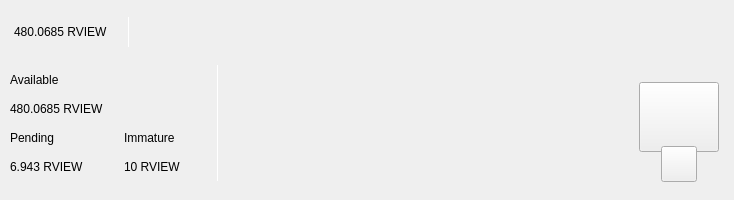
<?xml version="1.0" encoding="UTF-8"?>
<ui version="4.0">
 <class>TopBar</class>
 <widget class="QWidget" name="TopBar">
  <property name="geometry">
   <rect>
    <x>0</x>
    <y>0</y>
    <width>734</width>
    <height>200</height>
   </rect>
  </property>
  <property name="minimumSize">
   <size>
    <width>0</width>
    <height>200</height>
   </size>
  </property>
  <property name="maximumSize">
   <size>
    <width>16777215</width>
    <height>200</height>
   </size>
  </property>
  <property name="windowTitle">
   <string>Form</string>
  </property>
  <layout class="QVBoxLayout" name="verticalLayout_10" stretch="0">
   <property name="spacing">
    <number>0</number>
   </property>
   <property name="leftMargin">
    <number>0</number>
   </property>
   <property name="topMargin">
    <number>0</number>
   </property>
   <property name="rightMargin">
    <number>0</number>
   </property>
   <property name="bottomMargin">
    <number>0</number>
   </property>
   <item>
    <widget class="QWidget" name="containerTop" native="true">
     <layout class="QVBoxLayout" name="verticalLayout_11">
      <property name="spacing">
       <number>0</number>
      </property>
      <property name="leftMargin">
       <number>0</number>
      </property>
      <property name="topMargin">
       <number>0</number>
      </property>
      <property name="rightMargin">
       <number>0</number>
      </property>
      <property name="bottomMargin">
       <number>0</number>
      </property>
      <item>
       <widget class="QWidget" name="top_container_2" native="true">
        <property name="minimumSize">
         <size>
          <width>0</width>
          <height>65</height>
         </size>
        </property>
        <layout class="QHBoxLayout" name="top_container">
         <property name="spacing">
          <number>0</number>
         </property>
         <property name="leftMargin">
          <number>14</number>
         </property>
         <property name="topMargin">
          <number>0</number>
         </property>
         <property name="rightMargin">
          <number>14</number>
         </property>
         <property name="bottomMargin">
          <number>0</number>
         </property>
         <item alignment="Qt::AlignVCenter">
          <widget class="QWidget" name="widgetTopAmount" native="true">
           <property name="sizePolicy">
            <sizepolicy hsizetype="Preferred" vsizetype="Maximum">
             <horstretch>0</horstretch>
             <verstretch>0</verstretch>
            </sizepolicy>
           </property>
           <layout class="QHBoxLayout" name="horizontalLayout_5">
            <property name="spacing">
             <number>0</number>
            </property>
            <property name="leftMargin">
             <number>0</number>
            </property>
            <property name="topMargin">
             <number>0</number>
            </property>
            <property name="rightMargin">
             <number>0</number>
            </property>
            <property name="bottomMargin">
             <number>0</number>
            </property>
            <item alignment="Qt::AlignTop">
             <widget class="QLabel" name="labelAmountTopRview">
              <property name="minimumSize">
               <size>
                <width>0</width>
                <height>36</height>
               </size>
              </property>
              <property name="styleSheet">
               <string notr="true">padding:0px;margin:0px;</string>
              </property>
              <property name="text">
               <string>480.0685 RVIEW</string>
              </property>
             </widget>
            </item>
            <item>
             <spacer name="horizontalSpacer_11">
              <property name="orientation">
               <enum>Qt::Horizontal</enum>
              </property>
              <property name="sizeType">
               <enum>QSizePolicy::Fixed</enum>
              </property>
              <property name="sizeHint" stdset="0">
               <size>
                <width>20</width>
                <height>20</height>
               </size>
              </property>
             </spacer>
            </item>
            <item alignment="Qt::AlignVCenter">
             <widget class="QLabel" name="label_16">
              <property name="minimumSize">
               <size>
                <width>1</width>
                <height>30</height>
               </size>
              </property>
              <property name="maximumSize">
               <size>
                <width>1</width>
                <height>30</height>
               </size>
              </property>
              <property name="styleSheet">
               <string notr="true">background-color:white;
padding:0px;
border:none;</string>
              </property>
              <property name="text">
               <string/>
              </property>
             </widget>
            </item>
            <item>
             <spacer name="horizontalSpacer_12">
              <property name="orientation">
               <enum>Qt::Horizontal</enum>
              </property>
              <property name="sizeType">
               <enum>QSizePolicy::Fixed</enum>
              </property>
              <property name="sizeHint" stdset="0">
               <size>
                <width>20</width>
                <height>20</height>
               </size>
              </property>
             </spacer>
            </item>
           </layout>
          </widget>
         </item>
         <item>
          <spacer name="horizontalSpacer">
           <property name="orientation">
            <enum>Qt::Horizontal</enum>
           </property>
           <property name="sizeHint" stdset="0">
            <size>
             <width>40</width>
             <height>20</height>
            </size>
           </property>
          </spacer>
         </item>
         <item>
          <layout class="QHBoxLayout" name="horizontalLayout_4">
           <property name="spacing">
            <number>12</number>
           </property>
           <property name="rightMargin">
            <number>0</number>
           </property>
           <item alignment="Qt::AlignRight">
            <widget class="QWidget" name="layoutSync" native="true">
             <property name="minimumSize">
              <size>
               <width>0</width>
               <height>36</height>
              </size>
             </property>
             <property name="maximumSize">
              <size>
               <width>16777215</width>
               <height>36</height>
              </size>
             </property>
             <layout class="QVBoxLayout" name="verticalLayout_9">
              <property name="leftMargin">
               <number>0</number>
              </property>
              <property name="topMargin">
               <number>0</number>
              </property>
              <property name="rightMargin">
               <number>0</number>
              </property>
              <property name="bottomMargin">
               <number>0</number>
              </property>
              <item>
               <widget class="ExpandableButton" name="pushButtonSync" native="true">
                <property name="minimumSize">
                 <size>
                  <width>36</width>
                  <height>36</height>
                 </size>
                </property>
                <property name="maximumSize">
                 <size>
                  <width>16777215</width>
                  <height>36</height>
                 </size>
                </property>
               </widget>
              </item>
             </layout>
            </widget>
           </item>
           <item>
            <widget class="ExpandableButton" name="pushButtonMint" native="true">
             <property name="minimumSize">
              <size>
               <width>36</width>
               <height>36</height>
              </size>
             </property>
            </widget>
           </item>
           <item>
            <widget class="ExpandableButton" name="pushButtonStack" native="true">
             <property name="minimumSize">
              <size>
               <width>36</width>
               <height>36</height>
              </size>
             </property>
            </widget>
           </item>
           <item>
            <widget class="ExpandableButton" name="pushButtonConnection" native="true">
             <property name="minimumSize">
              <size>
               <width>36</width>
               <height>36</height>
              </size>
             </property>
            </widget>
           </item>
           <item>
            <widget class="ExpandableButton" name="pushButtonLock" native="true">
             <property name="sizePolicy">
              <sizepolicy hsizetype="Expanding" vsizetype="Expanding">
               <horstretch>0</horstretch>
               <verstretch>0</verstretch>
              </sizepolicy>
             </property>
             <property name="minimumSize">
              <size>
               <width>36</width>
               <height>0</height>
              </size>
             </property>
            </widget>
           </item>
           <item>
            <widget class="ExpandableButton" name="pushButtonTheme" native="true">
             <property name="minimumSize">
              <size>
               <width>36</width>
               <height>36</height>
              </size>
             </property>
             <property name="maximumSize">
              <size>
               <width>16777215</width>
               <height>36</height>
              </size>
             </property>
            </widget>
           </item>
           <item>
            <widget class="ExpandableButton" name="pushButtonFAQ" native="true">
             <property name="minimumSize">
              <size>
               <width>36</width>
               <height>36</height>
              </size>
             </property>
            </widget>
           </item>
          </layout>
         </item>
        </layout>
       </widget>
      </item>
      <item>
       <widget class="QWidget" name="bottom_container" native="true">
        <property name="minimumSize">
         <size>
          <width>0</width>
          <height>135</height>
         </size>
        </property>
        <layout class="QHBoxLayout" name="botton_container">
         <property name="leftMargin">
          <number>10</number>
         </property>
         <property name="topMargin">
          <number>0</number>
         </property>
         <property name="rightMargin">
          <number>10</number>
         </property>
         <property name="bottomMargin">
          <number>10</number>
         </property>
         <item>
          <layout class="QHBoxLayout" name="horizontalLayout_3">
           <property name="bottomMargin">
            <number>9</number>
           </property>
           <item>
            <layout class="QVBoxLayout" name="verticalLayout_7">
             <property name="spacing">
              <number>0</number>
             </property>
             <property name="leftMargin">
              <number>0</number>
             </property>
             <property name="rightMargin">
              <number>30</number>
             </property>
             <item>
              <layout class="QVBoxLayout" name="verticalLayout_2">
               <item>
                <widget class="QLabel" name="labelTitle1">
                 <property name="text">
                  <string>Available</string>
                 </property>
                </widget>
               </item>
               <item>
                <widget class="QLabel" name="labelAmountRview">
                 <property name="text">
                  <string>480.0685 RVIEW</string>
                 </property>
                </widget>
               </item>
              </layout>
             </item>
             <item>
              <layout class="QHBoxLayout" name="horizontalLayout_2">
               <property name="spacing">
                <number>0</number>
               </property>
               <item>
                <layout class="QVBoxLayout" name="verticalLayout_3">
                 <item>
                  <widget class="QLabel" name="labelTitle3">
                   <property name="text">
                    <string>Pending</string>
                   </property>
                  </widget>
                 </item>
                 <item>
                  <widget class="QLabel" name="labelPendingRview">
                   <property name="text">
                    <string>6.943 RVIEW</string>
                   </property>
                  </widget>
                 </item>
                </layout>
               </item>
               <item>
                <spacer name="horizontalSpacer_3">
                 <property name="orientation">
                  <enum>Qt::Horizontal</enum>
                 </property>
                 <property name="sizeType">
                  <enum>QSizePolicy::Fixed</enum>
                 </property>
                 <property name="sizeHint" stdset="0">
                  <size>
                   <width>40</width>
                   <height>20</height>
                  </size>
                 </property>
                </spacer>
               </item>
               <item>
                <layout class="QVBoxLayout" name="verticalLayout_4">
                 <item>
                  <widget class="QLabel" name="labelTitle4">
                   <property name="text">
                    <string>Immature</string>
                   </property>
                  </widget>
                 </item>
                 <item>
                  <widget class="QLabel" name="labelImmatureRview">
                   <property name="text">
                    <string>10 RVIEW</string>
                   </property>
                  </widget>
                 </item>
                </layout>
               </item>
              </layout>
             </item>
            </layout>
           </item>
           <item>
            <widget class="QLabel" name="label_9">
             <property name="minimumSize">
              <size>
               <width>1</width>
               <height>100</height>
              </size>
             </property>
             <property name="maximumSize">
              <size>
               <width>1</width>
               <height>16777215</height>
              </size>
             </property>
             <property name="styleSheet">
              <string notr="true">background-color:white;
padding:0px;
border:none;</string>
             </property>
             <property name="text">
              <string/>
             </property>
            </widget>
           </item>
          </layout>
         </item>
         <item>
          <spacer name="horizontalSpacer_2">
           <property name="orientation">
            <enum>Qt::Horizontal</enum>
           </property>
           <property name="sizeHint" stdset="0">
            <size>
             <width>40</width>
             <height>20</height>
            </size>
           </property>
          </spacer>
         </item>
         <item alignment="Qt::AlignHCenter|Qt::AlignVCenter">
          <widget class="QWidget" name="qrContainer" native="true">
           <property name="sizePolicy">
            <sizepolicy hsizetype="Preferred" vsizetype="Minimum">
             <horstretch>0</horstretch>
             <verstretch>0</verstretch>
            </sizepolicy>
           </property>
           <property name="minimumSize">
            <size>
             <width>90</width>
             <height>110</height>
            </size>
           </property>
           <property name="maximumSize">
            <size>
             <width>90</width>
             <height>110</height>
            </size>
           </property>
           <layout class="QVBoxLayout" name="containerQR">
            <property name="spacing">
             <number>0</number>
            </property>
            <property name="leftMargin">
             <number>5</number>
            </property>
            <property name="topMargin">
             <number>10</number>
            </property>
            <property name="rightMargin">
             <number>5</number>
            </property>
            <property name="bottomMargin">
             <number>0</number>
            </property>
            <item>
             <widget class="QPushButton" name="btnQr">
              <property name="minimumSize">
               <size>
                <width>70</width>
                <height>70</height>
               </size>
              </property>
              <property name="maximumSize">
               <size>
                <width>16777215</width>
                <height>70</height>
               </size>
              </property>
              <property name="text">
               <string/>
              </property>
              <property name="iconSize">
               <size>
                <width>70</width>
                <height>70</height>
               </size>
              </property>
             </widget>
            </item>
            <item>
             <spacer name="verticalSpacer">
              <property name="orientation">
               <enum>Qt::Vertical</enum>
              </property>
              <property name="sizeType">
               <enum>QSizePolicy::Fixed</enum>
              </property>
              <property name="sizeHint" stdset="0">
               <size>
                <width>20</width>
                <height>20</height>
               </size>
              </property>
             </spacer>
            </item>
            <item alignment="Qt::AlignHCenter|Qt::AlignBottom">
             <widget class="QPushButton" name="pushButtonQR">
              <property name="minimumSize">
               <size>
                <width>36</width>
                <height>36</height>
               </size>
              </property>
              <property name="maximumSize">
               <size>
                <width>36</width>
                <height>36</height>
               </size>
              </property>
              <property name="text">
               <string/>
              </property>
             </widget>
            </item>
           </layout>
          </widget>
         </item>
        </layout>
       </widget>
      </item>
     </layout>
    </widget>
   </item>
  </layout>
 </widget>
 <customwidgets>
  <customwidget>
   <class>ExpandableButton</class>
   <extends>QWidget</extends>
   <header>qt/reviewbase_coin/expandablebutton.h</header>
   <container>1</container>
  </customwidget>
 </customwidgets>
 <resources/>
 <connections/>
</ui>
